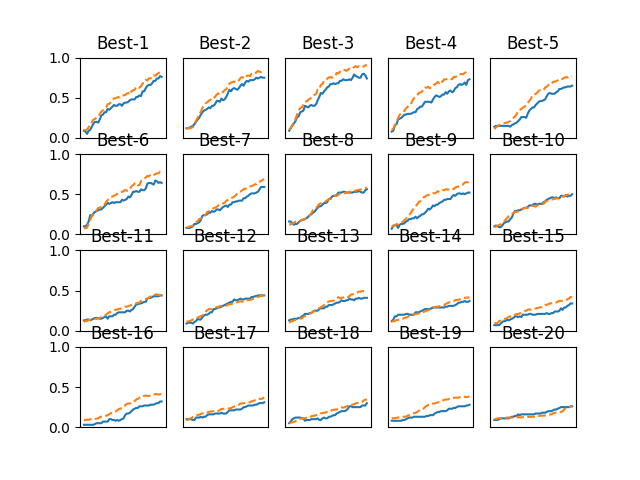

Source code (Python):
# coding: utf-8
import sys, os

# sys.path.append(os.pardir)  # 将父目录添加到系统路径中，以便导入父目录中的模块
sys.path.append(os.path.abspath(os.path.join(os.path.dirname(__file__), "..")))


import numpy as np
import matplotlib.pyplot as plt
from dataset.mnist import load_mnist
from common.multi_layer_net import MultiLayerNet
from common.util import shuffle_dataset
from common.trainer import Trainer

# 加载 MNIST 数据集，并进行归一化处理
(x_train, t_train), (x_test, t_test) = load_mnist(normalize=True)

# 为了加快训练速度，减少训练数据量
x_train = x_train[:500]  # shappe=(500, 784)
t_train = t_train[:500]  # shape=(500,)

# 打乱训练数据
x_train, t_train = shuffle_dataset(x_train, t_train)

# 设置验证数据的比例，以分割验证数据
validation_rate = 0.20
validation_num = int(x_train.shape[0] * validation_rate)  # validation_num = 100

# 分割出验证数据和训练数据
x_val = x_train[:validation_num]  # shape=(100, 784)
t_val = t_train[:validation_num]  # shape=(100,)
x_train = x_train[validation_num:]  # shape=(400, 784)
t_train = t_train[validation_num:]  # shape=(400,)


def __train(lr, weight_decay, epocs=50):
    """
    训练多层神经网络模型并返回准确率列表

    参数:
        lr (float): 学习率
        weight_decay (float): 权重衰减系数
        epocs (int): 训练轮数，默认为 50

    返回:
        tuple: 包含测试准确率列表和训练准确率列表的元组
    """

    # 创建多层神经网络模型
    network = MultiLayerNet(
        input_size=784,
        hidden_size_list=[100, 100, 100, 100, 100, 100],  # 极其深的网络（6个隐藏层）
        output_size=10,
        weight_decay_lambda=weight_decay,  # 传入权值衰减系数！
    )

    # 创建训练器对象
    trainer = Trainer(
        network,
        x_train,
        t_train,
        x_val,
        t_val,
        epochs=epocs,
        mini_batch_size=100,
        optimizer="sgd",
        optimizer_param={"lr": lr},
        verbose=False,
    )

    # 开始训练
    trainer.train()

    # 返回测试准确率列表和训练准确率列表
    return trainer.test_acc_list, trainer.train_acc_list


# 进行超参数的随机搜索 ======================================
optimization_trial = 100
results_val = {}
results_train = {}

# 执行超参数随机搜索
for _ in range(optimization_trial):
    # 指定要探索的超参数范围 ===============
    weight_decay = 10 ** np.random.uniform(-8, -4) # 从 -8 到 -4 之间随机抽取一个小数（比如 -5.3）
    lr = 10 ** np.random.uniform(-6, -2)
    # ================================================

    # 训练模型并获取准确率列表
    val_acc_list, train_acc_list = __train(lr, weight_decay)
    print(
        "val acc:"
        + str(val_acc_list[-1])
        + " | lr:"
        + str(lr)
        + ", weight decay:"
        + str(weight_decay)
    )

    # 将结果存储在字典中
    key = "lr:" + str(lr) + ", weight decay:" + str(weight_decay)
    results_val[key] = val_acc_list
    results_train[key] = train_acc_list

# 绘制图表========================================================
print("=========== Hyper-Parameter Optimization Result ===========")
graph_draw_num = 20
col_num = 5
row_num = int(np.ceil(graph_draw_num / col_num))
i = 0

# 绘制最佳超参数组合的准确率曲线
for key, val_acc_list in sorted(
    results_val.items(), key=lambda x: x[1][-1], reverse=True
):
    print("Best-" + str(i + 1) + "(val acc:" + str(val_acc_list[-1]) + ") | " + key)

    plt.subplot(row_num, col_num, i + 1)
    plt.title("Best-" + str(i + 1))
    plt.ylim(0.0, 1.0)
    if i % 5:
        plt.yticks([])
    plt.xticks([])
    x = np.arange(len(val_acc_list))
    plt.plot(x, val_acc_list)
    plt.plot(x, results_train[key], "--")
    i += 1

    if i >= graph_draw_num:
        break

# plt.show()
plt.savefig("ch06/hyperparameter_optimization.png")
